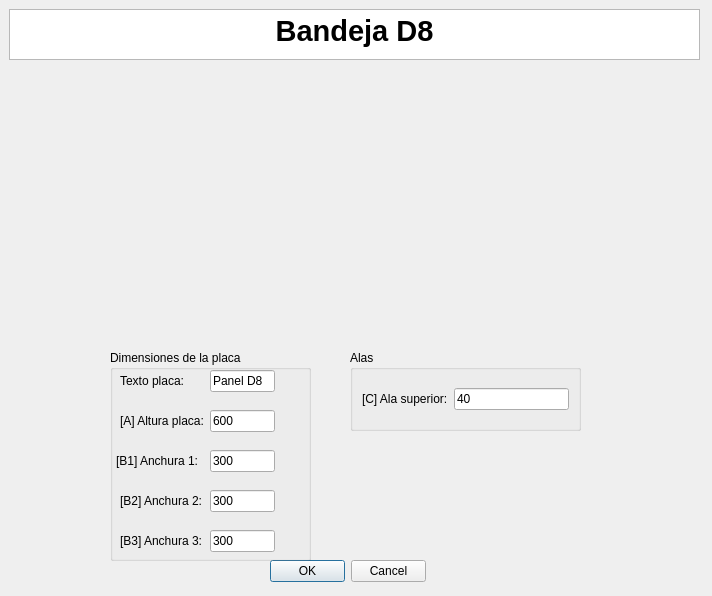
<?xml version="1.0" encoding="UTF-8"?>
<ui version="4.0">
 <class>MyPositionDialog</class>
 <widget class="QDialog" name="MyPositionDialog">
  <property name="geometry">
   <rect>
    <x>0</x>
    <y>0</y>
    <width>712</width>
    <height>596</height>
   </rect>
  </property>
  <property name="windowTitle">
   <string>Enter Position</string>
  </property>
  <property name="whatsThis">
   <string>&lt;html&gt;&lt;head/&gt;&lt;body&gt;&lt;p&gt;Esta ventana de KSDpanel te permite introducir todas las medidas correspondientes del panel seleccionado.&lt;/p&gt;&lt;p&gt;Recuerda que todas las medidas deben de ir en milimetros (mm).&lt;/p&gt;&lt;/body&gt;&lt;/html&gt;</string>
  </property>
  <widget class="QDialogButtonBox" name="buttonBox">
   <property name="geometry">
    <rect>
     <x>270</x>
     <y>560</y>
     <width>156</width>
     <height>23</height>
    </rect>
   </property>
   <property name="orientation">
    <enum>Qt::Horizontal</enum>
   </property>
   <property name="standardButtons">
    <set>QDialogButtonBox::Cancel|QDialogButtonBox::Ok</set>
   </property>
  </widget>
  <widget class="QTextBrowser" name="textBrowser">
   <property name="geometry">
    <rect>
     <x>9</x>
     <y>9</y>
     <width>691</width>
     <height>51</height>
    </rect>
   </property>
   <property name="html">
    <string>&lt;!DOCTYPE HTML PUBLIC &quot;-//W3C//DTD HTML 4.0//EN&quot; &quot;http://www.w3.org/TR/REC-html40/strict.dtd&quot;&gt;
&lt;html&gt;&lt;head&gt;&lt;meta name=&quot;qrichtext&quot; content=&quot;1&quot; /&gt;&lt;style type=&quot;text/css&quot;&gt;
p, li { white-space: pre-wrap; }
&lt;/style&gt;&lt;/head&gt;&lt;body style=&quot; font-family:'MS Shell Dlg 2'; font-size:8.25pt; font-weight:400; font-style:normal;&quot;&gt;
&lt;p align=&quot;center&quot; style=&quot; margin-top:0px; margin-bottom:0px; margin-left:0px; margin-right:0px; -qt-block-indent:0; text-indent:0px;&quot;&gt;&lt;span style=&quot; font-size:22pt; font-weight:600;&quot;&gt;Bandeja D8&lt;/span&gt;&lt;/p&gt;&lt;/body&gt;&lt;/html&gt;</string>
   </property>
  </widget>
  <widget class="QGroupBox" name="groupBox_2">
   <property name="geometry">
    <rect>
     <x>350</x>
     <y>350</y>
     <width>231</width>
     <height>81</height>
    </rect>
   </property>
   <property name="styleSheet">
    <string notr="true">font: 10pt &quot;MS Shell Dlg 2&quot;;</string>
   </property>
   <property name="title">
    <string>Alas</string>
   </property>
   <layout class="QGridLayout" name="gridLayout_2">
    <item row="4" column="0">
     <widget class="QLabel" name="label_11">
      <property name="text">
       <string>[C] Ala superior:</string>
      </property>
     </widget>
    </item>
    <item row="4" column="1">
     <widget class="QLineEdit" name="alaSuperiorUI">
      <property name="text">
       <string>40</string>
      </property>
     </widget>
    </item>
   </layout>
  </widget>
  <widget class="QLabel" name="imagenPanelUI">
   <property name="geometry">
    <rect>
     <x>200</x>
     <y>70</y>
     <width>251</width>
     <height>261</height>
    </rect>
   </property>
   <property name="text">
    <string/>
   </property>
   <property name="pixmap">
    <pixmap>../../../../../../../../Users/Public/Documents/Vectric Files/Gadgets/Cut2D Pro V9.5/Paneles/Paneles/images/REF_DH8cotas.jpg</pixmap>
   </property>
   <property name="scaledContents">
    <bool>true</bool>
   </property>
   <property name="wordWrap">
    <bool>false</bool>
   </property>
   <property name="margin">
    <number>0</number>
   </property>
   <property name="openExternalLinks">
    <bool>false</bool>
   </property>
  </widget>
  <widget class="QGroupBox" name="groupBox_4">
   <property name="geometry">
    <rect>
     <x>110</x>
     <y>350</y>
     <width>201</width>
     <height>211</height>
    </rect>
   </property>
   <property name="title">
    <string>Dimensiones de la placa</string>
   </property>
  </widget>
  <widget class="QLabel" name="label_2">
   <property name="geometry">
    <rect>
     <x>120</x>
     <y>370</y>
     <width>121</width>
     <height>21</height>
    </rect>
   </property>
   <property name="text">
    <string>Texto placa:</string>
   </property>
  </widget>
  <widget class="QLineEdit" name="textoDescriptivoA0UI">
   <property name="geometry">
    <rect>
     <x>210</x>
     <y>370</y>
     <width>65</width>
     <height>22</height>
    </rect>
   </property>
   <property name="text">
    <string>Panel D8</string>
   </property>
  </widget>
  <widget class="QLabel" name="label_10">
   <property name="geometry">
    <rect>
     <x>116</x>
     <y>450</y>
     <width>111</width>
     <height>21</height>
    </rect>
   </property>
   <property name="text">
    <string>[B1] Anchura 1:</string>
   </property>
  </widget>
  <widget class="QLineEdit" name="anchura1UI">
   <property name="geometry">
    <rect>
     <x>210</x>
     <y>450</y>
     <width>65</width>
     <height>22</height>
    </rect>
   </property>
   <property name="text">
    <string>300</string>
   </property>
  </widget>
  <widget class="QLabel" name="label_16">
   <property name="geometry">
    <rect>
     <x>120</x>
     <y>490</y>
     <width>121</width>
     <height>21</height>
    </rect>
   </property>
   <property name="text">
    <string>[B2] Anchura 2:</string>
   </property>
  </widget>
  <widget class="QLineEdit" name="anchura3UI">
   <property name="geometry">
    <rect>
     <x>210</x>
     <y>530</y>
     <width>65</width>
     <height>22</height>
    </rect>
   </property>
   <property name="text">
    <string>300</string>
   </property>
  </widget>
  <widget class="QLineEdit" name="anchura2UI">
   <property name="geometry">
    <rect>
     <x>210</x>
     <y>490</y>
     <width>65</width>
     <height>22</height>
    </rect>
   </property>
   <property name="text">
    <string>300</string>
   </property>
  </widget>
  <widget class="QLabel" name="label_17">
   <property name="geometry">
    <rect>
     <x>120</x>
     <y>530</y>
     <width>121</width>
     <height>21</height>
    </rect>
   </property>
   <property name="text">
    <string>[B3] Anchura 3:</string>
   </property>
  </widget>
  <widget class="QLabel" name="label_12">
   <property name="geometry">
    <rect>
     <x>120</x>
     <y>410</y>
     <width>111</width>
     <height>21</height>
    </rect>
   </property>
   <property name="text">
    <string>[A] Altura placa:</string>
   </property>
  </widget>
  <widget class="QLineEdit" name="alturaPlacaUI">
   <property name="geometry">
    <rect>
     <x>210</x>
     <y>410</y>
     <width>65</width>
     <height>22</height>
    </rect>
   </property>
   <property name="text">
    <string>600</string>
   </property>
  </widget>
  <zorder>groupBox_2</zorder>
  <zorder>buttonBox</zorder>
  <zorder>textBrowser</zorder>
  <zorder>imagenPanelUI</zorder>
  <zorder>groupBox_4</zorder>
  <zorder>label_2</zorder>
  <zorder>textoDescriptivoA0UI</zorder>
  <zorder>label_10</zorder>
  <zorder>anchura1UI</zorder>
  <zorder>label_16</zorder>
  <zorder>anchura3UI</zorder>
  <zorder>anchura2UI</zorder>
  <zorder>label_17</zorder>
  <zorder>label_12</zorder>
  <zorder>alturaPlacaUI</zorder>
 </widget>
 <resources/>
 <connections>
  <connection>
   <sender>buttonBox</sender>
   <signal>accepted()</signal>
   <receiver>MyPositionDialog</receiver>
   <slot>accept()</slot>
   <hints>
    <hint type="sourcelabel">
     <x>248</x>
     <y>254</y>
    </hint>
    <hint type="destinationlabel">
     <x>157</x>
     <y>274</y>
    </hint>
   </hints>
  </connection>
  <connection>
   <sender>buttonBox</sender>
   <signal>rejected()</signal>
   <receiver>MyPositionDialog</receiver>
   <slot>reject()</slot>
   <hints>
    <hint type="sourcelabel">
     <x>316</x>
     <y>260</y>
    </hint>
    <hint type="destinationlabel">
     <x>286</x>
     <y>274</y>
    </hint>
   </hints>
  </connection>
 </connections>
</ui>
